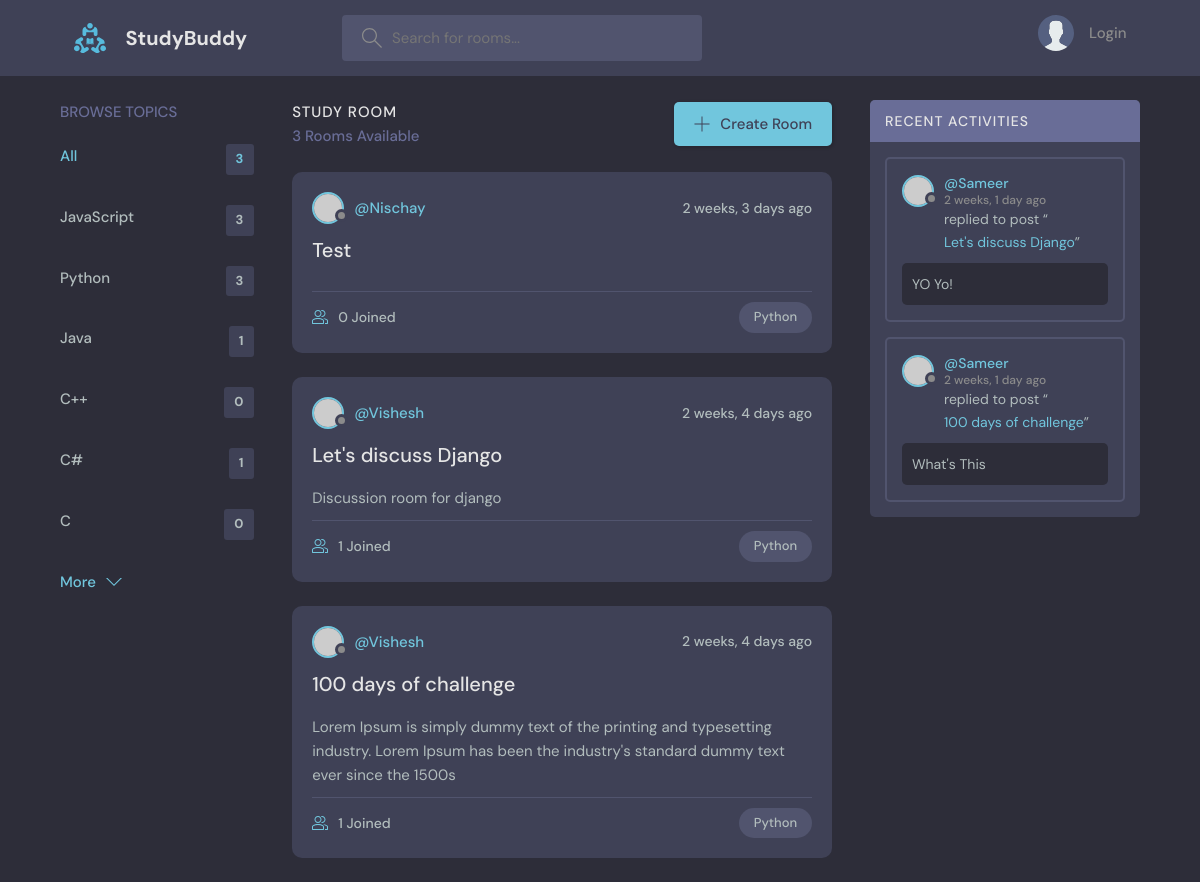
Page /?q=Python on the committed database.
### base/models.py (models this page shows, shortened)
class Topic(models.Model):
    name = models.CharField(max_length=200)
    def __str__(self) -> str:
        return self.name

class Room(models.Model):
    host = models.ForeignKey(User, on_delete=models.SET_NULL, null=True)
    topic = models.ForeignKey(Topic, on_delete=models.SET_NULL, null=True)
    name = models.CharField(max_length=200)
    description = models.TextField(null=True, blank=True)
    participants = models.ManyToManyField(User, related_name='participants', blank=True)
    updated = models.DateTimeField(auto_now=True)
    created = models.DateTimeField(auto_now_add=True)
    def __str__(self) -> str:
        return self.name
    class Meta:
        ordering = ['-updated', '-created']

class Message(models.Model):
    user = models.ForeignKey(User, on_delete=models.CASCADE)
    room = models.ForeignKey(Room, on_delete=models.CASCADE)
    body = models.TextField()
    updated = models.DateTimeField(auto_now=True)
    created = models.DateTimeField(auto_now_add=True)
    class Meta:
        ordering = ['-updated', '-created']

### base/views.py (the view)
# urls.py: 2. Add a URL to urlpatterns:  path('', views.home, name='home')
def home(request):
    q = request.GET.get('q')
    topics = Topic.objects.all()
    rooms = Room.objects.all()
    msgs = Message.objects.all()  # ordering set in Message class in models using Meta dunctionality
    if q != None:
        rooms = Room.objects.filter(Q(topic__name__icontains=q) | Q(name__icontains=q) | Q(description__icontains=q))
        msgs = Message.objects.filter(Q(room__topic__name__icontains=q))
    room_count = rooms.count()
    context = {'rooms' : rooms, 'topics' : topics, 'room_count' : room_count, 'all_messages' : msgs}
    return render(request, 'base/home.html', context)

### base/templates/base/home.html
{% extends 'main.html' %}
{% block content %}
    <main class="layout layout--3">
      <div class="container">
        {% include 'base/topics_component.html' %}
        {% include 'base/feed_component.html' %}
        {% include 'base/activity_component.html' %}
      </div>
    </main>
{% endblock content %}

### base/templates/base/topics_component.html
<div class="topics">
    <div class="topics__header">
        <h2>Browse Topics</h2>
    </div>
    <ul class="topics__list">
        <li>
            <a href="{% url 'home' %}" class="active">All <span>{{room_count}}</span></a>
        </li>
        {% for topic in topics %}
        <li>
            <a href="{% url 'home' %}?q={{topic.name}}">{{topic.name}} <span>{{topic.room_set.all.count}}</span></a>
        </li>
        {% endfor %}
    </ul>
    <a class="btn btn--link" href="{% url 'topics' %}">
        More
        <svg version="1.1" xmlns="http://www.w3.org/2000/svg" width="32" height="32" viewBox="0 0 32 32">
            <title>chevron-down</title>
            <path d="M16 21l-13-13h-3l16 16 16-16h-3l-13 13z"></path>
        </svg>
    </a>
</div>

### base/templates/base/feed_component.html (shortened to what this page needs)
<div class="roomList">
    <div class="roomList__header">
        <div>
            <h2>Study Room</h2>
            <p>{{room_count}} Rooms Available</p>
        </div>
        <a class="btn btn--main" href="{% url 'create-room' %}">
            <svg version="1.1" xmlns="http://www.w3.org/2000/svg" width="32" height="32" viewBox="0 0 32 32">
                <title>add</title>
                <path
                    d="M16.943 0.943h-1.885v14.115h-14.115v1.885h14.115v14.115h1.885v-14.115h14.115v-1.885h-14.115v-14.115z">
                </path>
            </svg>
            Create Room
        </a>
    </div>
    {% for room in rooms %}
    <div class="roomListRoom">
        <div class="roomListRoom__header">
            <a href="{% url 'user-profile' room.host.id %}" class="roomListRoom__author">
                <div class="avatar avatar--small">
                    <img src="https://randomuser.me/api/portraits/women/11.jpg" />
                </div>
                <span>@{{room.host.username}}</span>
            </a>
            <div class="roomListRoom__actions">
                <span>{{room.created|timesince}} ago</span>
            </div>
        </div>
        <div class="roomListRoom__content">
            <a href="{% url 'room' room.id %}">{{room.name}}</a>
            <p>
                {{room.description}}
            </p>
        </div>
        <div class="roomListRoom__meta">
            <a class="roomListRoom__joined">
                {{room.participants.count}} Joined
            </a>
            <p class="roomListRoom__topic">{{room.topic}}</p>
        </div>
    </div>
    {% endfor %}
</div>

### base/templates/base/activity_component.html (shortened to what this page needs)
<div class="activities">
  <div class="activities__header">
    <h2>Recent Activities</h2>
  </div>
  {% for m in all_messages %}
  <div class="activities__box">
    <div class="activities__boxHeader roomListRoom__header">
      <a href="{% url 'user-profile' m.user.id %}" class="roomListRoom__author">
        <div class="avatar avatar--small">
          <img src="https://randomuser.me/api/portraits/women/11.jpg" />
        </div>
        <p>
          @{{m.user.username}}
          <span>{{m.created|timesince}} ago</span>
        </p>
      </a>
    </div>
    <div class="activities__boxContent">
      <p>
        replied to post “<a href="{% url 'room' m.room.id %}">{{m.room}}</a>”
      </p>
      <div class="activities__boxRoomContent">
        {{m.body}}
      </div>
    </div>
  </div>
  {% endfor %}
</div>

### rows in the picture
Topic: name "JavaScript", room_set.all.count "3"
Topic: name "Python", room_set.all.count "3"
Topic: name "Java", room_set.all.count "1"
Topic: name "C++", room_set.all.count "0"
Topic: name "C#", room_set.all.count "1"
Topic: name "C", room_set.all.count "0"
Room: host.username "Nischay", created "2 weeks, 3 days", name "Test", participants.count "0", topic "Python"
Room: host.username "Vishesh", created "2 weeks, 4 days", name "Let's discuss Django", description "Discussion room for django", participants.count "1", topic "Python"
Room: host.username "Vishesh", created "2 weeks, 4 days", name "100 days of challenge", description "Lorem Ipsum is simply dummy text of the printing and typesetting industry. Lorem Ipsum has been the industry's standard dummy text ever since the 1500s", participants.count "1", topic "Python"
Message: user.username "Sameer", created "2 weeks, 1 day", room "Let's discuss Django", body "YO Yo!"
Message: user.username "Sameer", created "2 weeks, 1 day", room "100 days of challenge", body "What's This"

### other values in the picture
{{ room_count }} "3"
